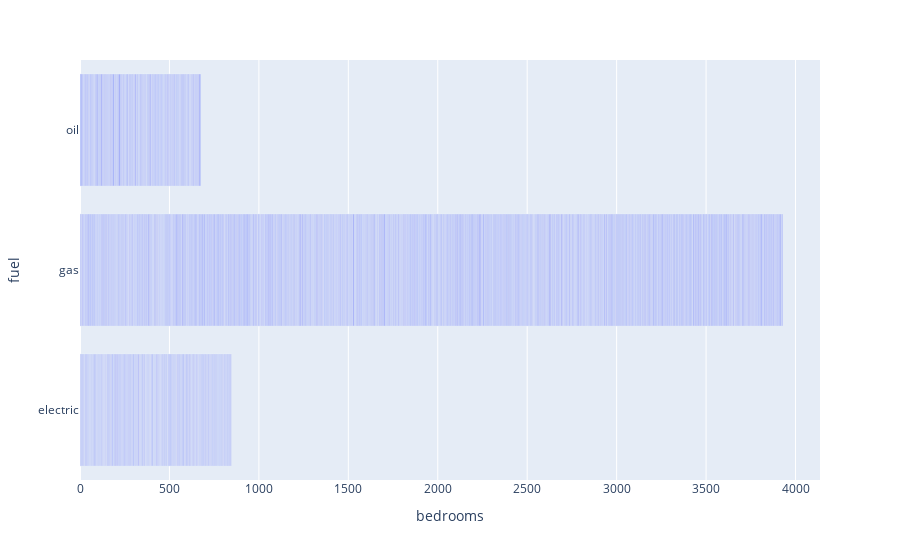

Here is the notebook cell this chart was saved with:
### Code cell
figure = px.bar(df, x="bedrooms", y="fuel")
figure.show()

### Figure 1 — Plotly figure (JSON) as saved in the notebook; plotly's stock layout.template omitted (floating-point values rounded to 4 significant figures; data arrays with more than 128 entries replaced by an {"elided": "..."} marker saying what was removed)
{"data": [{"alignmentgroup": "True", "hovertemplate": "bedrooms=%{x}<br>fuel=%{y}<extra></extra>", "legendgroup": "", "marker": {"color": "#636efa", "pattern": {"shape": ""}}, "name": "", "offsetgroup": "", "orientation": "h", "showlegend": false, "textposition": "auto", "type": "bar", "x": {"elided": "1728 int values"}, "xaxis": "x", "y": {"elided": "1728 str values"}, "yaxis": "y"}], "layout": {"barmode": "relative", "legend": {"tracegroupgap": 0}, "margin": {"t": 60}, "xaxis": {"anchor": "y", "domain": [0, 1], "title": {"text": "bedrooms"}}, "yaxis": {"anchor": "x", "domain": [0, 1], "title": {"text": "fuel"}}}}
